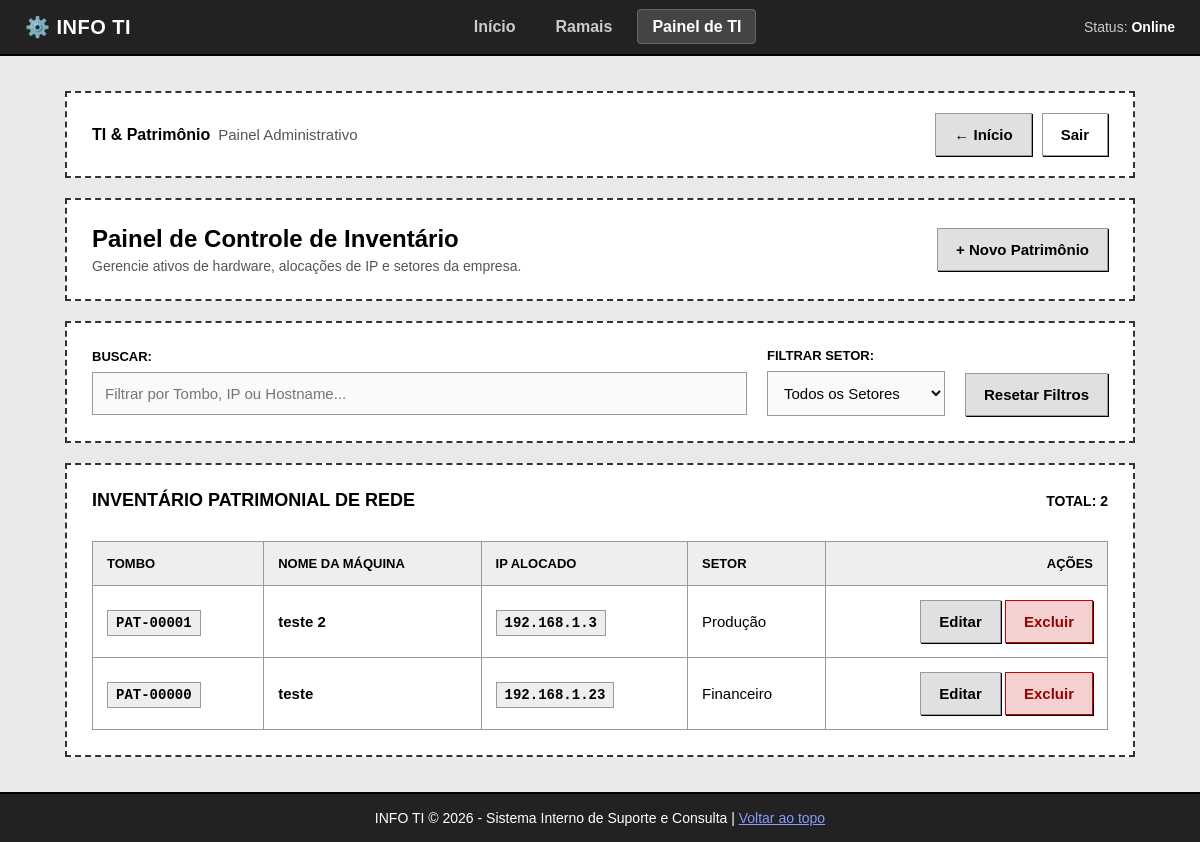
Page /painel/ (signed in) on the earlier database version.
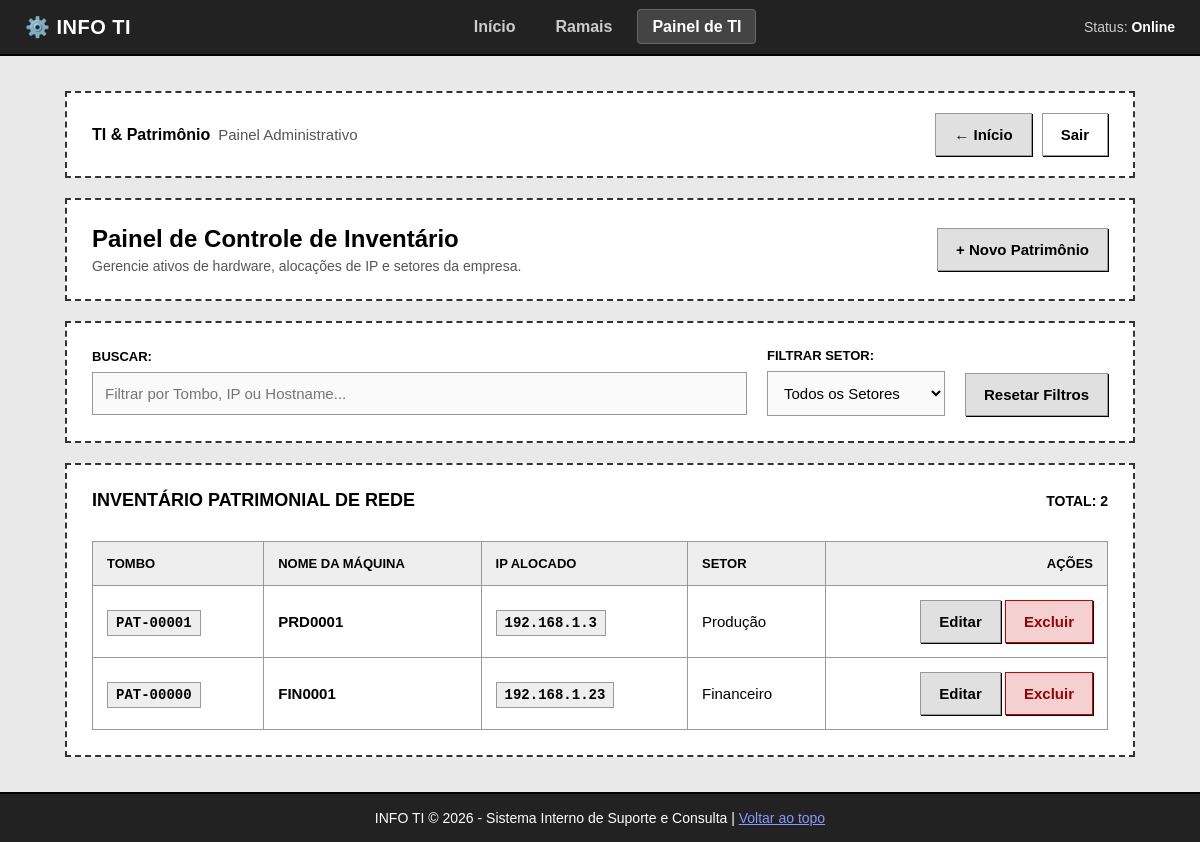
Same page on the later database version.
### core/models.py (models this page shows, shortened)
class Equipamento(models.Model):
    tombo = models.CharField(max_length=6, unique=True, verbose_name="Tombo")
    nome_maquina = models.CharField(max_length=100, unique=True, verbose_name="Nome da Máquina")
    ip_alocado = models.IntegerField(verbose_name="IP Alocado (Final)")
    setor = models.CharField(max_length=50, verbose_name="Setor")

### core/views.py (the view, shortened to what this page needs)
# urls.py: path('painel/', views.painel_ti_view, name='painel_ti'),
@login_required(login_url='login_ti')
def painel_ti_view(request):
    equipamentos = Equipamento.objects.all().order_by('-id')
    context = {
        'equipamentos': equipamentos,
    }
    return render(request, 'core/painel.html', context)

### core/templates/core/painel.html (shortened to what this page needs)
<!DOCTYPE html>
<html lang="pt-BR">
<head>
</head>
<body id="topo">
  <nav class="navbar">
    <div class="logo">⚙️ INFO TI</div>
    <ul>
      <li><a href="{% url 'index' %}">Início</a></li>
      <li><a href="{% url 'ramais' %}">Ramais</a></li>
      <li><a href="{% url 'login_ti' %}" class="active">Painel de TI</a></li>
    </ul>
    <div class="user-info">
      Status: <span>Online</span>
    </div>
  </nav>
  <div class="wireframe-container">
    <div class="card-header">
      <div>
        <strong style="font-size: 16px;">TI & Patrimônio</strong><span style="font-size: 15px; color: #555; margin-left: 8px;">Painel Administrativo</span>
      </div>
      <div class="header-right">
        <a href="{% url 'index' %}" class="btn">← Início</a>
        <a href="{% url 'login_ti' %}" class="btn" style="background-color: #fff;">Sair</a>
      </div>
    </div>
    <div class="card-bloco">
      <div style="display: flex; justify-content: space-between; align-items: center; flex-wrap: wrap; gap: 15px;">
        <div>
          <h2 style="font-size: 24px; margin-bottom: 5px;">Painel de Controle de Inventário</h2>
          <p style="font-size: 14px; color: #555;">Gerencie ativos de hardware, alocações de IP e setores da empresa.</p>
        </div>
        <button type="button" id="btn-toggle-novo" onclick="toggleFormularioCadastro()">+ Novo Patrimônio</button>
      </div>
    </div>
    <div class="card-bloco">
      <div class="filtros-bar">
        <div class="busca-box form-group">
          <label for="filtro-busca">Buscar:</label>
          <input id="filtro-busca" onkeyup="filtrarInventario()" placeholder="Filtrar por Tombo, IP ou Hostname..." type="text">
        </div>
        <div class="form-group">
          <label for="filtro-setor">Filtrar Setor:</label>
          <select id="filtro-setor" onchange="filtrarInventario()">
            <option value="TODOS">Todos os Setores</option>
          </select>
        </div>
        <div style="align-self: flex-end;">
          <button type="button" onclick="resetFiltros()">Resetar Filtros</button>
        </div>
      </div>
    </div>
    <div class="card-bloco">
      <div style="display: flex; justify-content: space-between; align-items: center;">
        <div class="card-title" style="border: none; padding: 0;">
          Inventário Patrimonial de Rede
        </div>
        <span id="contador-linhas" style="font-size: 14px; font-weight: bold;">TOTAL: {{ equipamentos|length }}</span>
      </div>
      <table id="tabela-inventario">
        <thead>
          <tr>
            <th>Tombo</th>
            <th>Nome da Máquina</th>
            <th>IP Alocado</th>
            <th>Setor</th>
            <th class="text-right">Ações</th>
          </tr>
        </thead>
        <tbody id="inventario-body">
          {% for eq in equipamentos %}
          <tr>
            <td>
              <span class="tag-code">PAT-{{ eq.tombo }}</span>
            </td>
            <td><strong>{{ eq.nome_maquina }}</strong></td>
            <td>
              <span class="tag-code">192.168.1.{{ eq.ip_alocado }}</span>
            </td>
            <td>{{ eq.setor }}</td>
            <td class="text-right">
              <a href="{% url 'editar_patrimonio' eq.id %}" class="btn">Editar</a>
              <a href="{% url 'excluir_patrimonio' eq.id %}" class="btn btn-danger" onclick="return confirm('Tem certeza que deseja excluir?')">Excluir</a>
            </td>
          </tr>
          {% empty %}
          <tr>
            <td colspan="5" style="text-align: center; color: #666; padding: 20px;">Nenhum equipamento cadastrado no banco de dados.</td>
          </tr>
          {% endfor %}
        </tbody>
      </table>
    </div>
  </div>
  <footer class="footer">
    INFO TI © 2026 - Sistema Interno de Suporte e Consulta | <a href="#topo">Voltar ao topo</a>
  </footer>
</body>
</html>

Differences in the rows shown:
changed Equipamento "Produção": nome_maquina "teste 2" → "PRD0001"
changed Equipamento "Financeiro": nome_maquina "teste" → "FIN0001"
